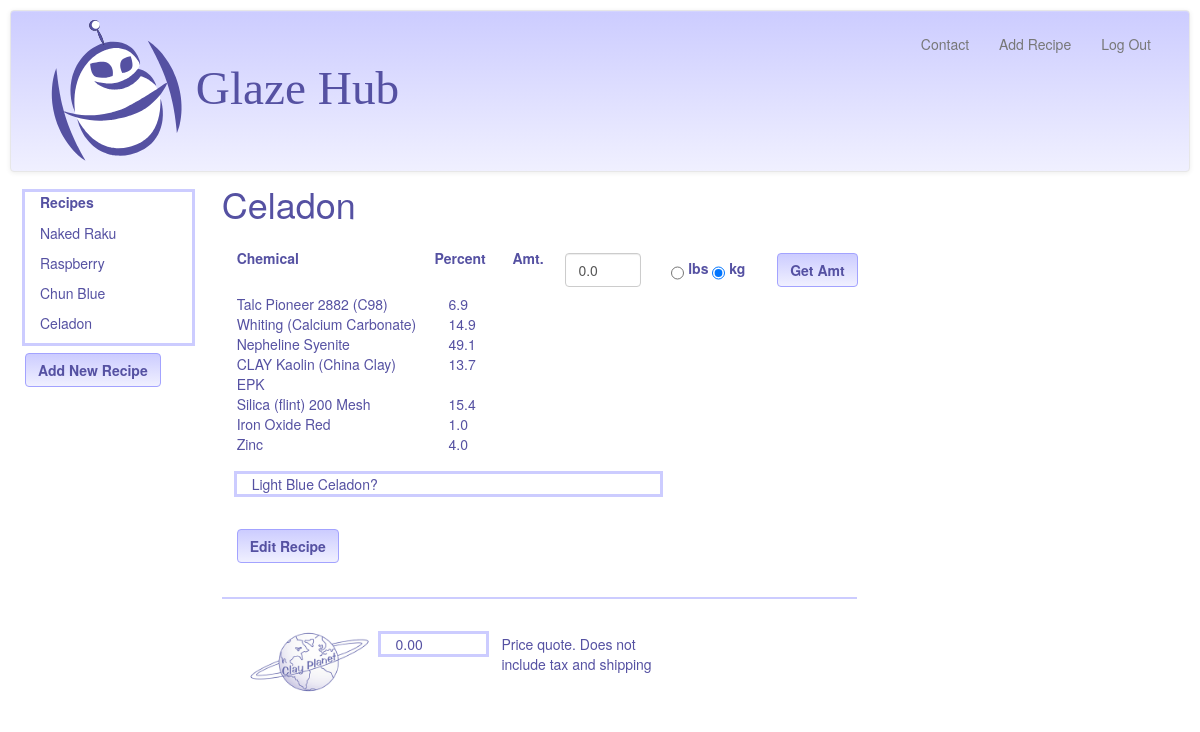
The app's page /recipecomps/4/Celadon (signed in) with its own data.
### model.py (models this page shows, shortened)
class Recipe(Base):
    __tablename__ = "recipes"
    id = Column(Integer, primary_key=True)
    recipe_name = Column(String(120))
    user_id = Column(Integer, ForeignKey('users.id'))
    user_notes = Column(String(3000), nullable=True)
    user = relationship("User", backref=backref("recipes", order_by=id))
    @classmethod
    def getRecipeNamesByUserID(cls, user_id):
        return session.query(Recipe).filter_by(user_id=user_id).all()
    @classmethod
    def getRecipeIDByName(cls, recipe_name, user_id):
        return session.query(Recipe).\
            filter_by(recipe_name=recipe_name).\
            filter_by(user_id=user_id).first()

class Component(Base):
    __tablename__ = "components"
    id = Column(Integer, primary_key=True)
    chem_id = Column(Integer, ForeignKey('chemicals.id'), nullable=False)
    recipe_id = Column(Integer, ForeignKey('recipes.id'), nullable=False)
    percentage = Column(Float, nullable=False)
    chem = relationship("Chem", backref=backref("components", order_by=id))
    recipe = relationship("Recipe", backref=backref("components", order_by=id))
    @classmethod
    def getComponentsByRecipeID(cls, recipe_id):
        return session.query(Component).filter_by(recipe_id=recipe_id).all()

class Chem(Base):
    __tablename__ = "chemicals"
    id = Column(Integer, primary_key=True)
    chem_name = Column(String(120))
    quarter = Column(Float)
    half = Column(Float)
    onelb = Column(Float)
    fivelb = Column(Float)
    tenlb = Column(Float)
    twentyfivelb = Column(Float)
    fiftylb = Column(Float)
    onehundlb = Column(Float)
    fivehundlb = Column(Float)

### glazehub.py (the view)
@app.route("/recipecomps/<int:userViewID>/<recipeName>")
def recipe(userViewID, recipeName):
    displayRecipes = showUserRecipeList(userViewID)
    userLoginID = session["user_id"]
    if checkUserLoginID(userLoginID, userViewID) is False:
        userViewID = userLoginID
        recipes = model.Recipe.getRecipeNamesByUserID(userLoginID)
        return render_template("user_recipes.html", displayRecipes=recipes,
                               user_id=userLoginID)
    else:
        recipe = model.Recipe.getRecipeIDByName(recipeName, userViewID)
        components = model.Component.getComponentsByRecipeID(recipe.id)
    messageToUser = None
    price_quote = 0.00
    batchComp = []
    wholeNumList = []
    frctnList = []
    batchsize = None
    unit_sys = "unitSys"
    lbschecked = ""
    kgchecked = 'checked = "checked"'
    return render_template("/recipecomps.html/", user_id=userViewID,
                           recipe_name=recipeName, components=components,
                           batchComp=batchComp,
                           displayRecipes=displayRecipes,
                           user_notes=recipe.user_notes,
                           messageToUser=messageToUser,
                           unitSys=unit_sys, batchsize=batchsize,
                           wholeNumList=wholeNumList, frctnList=frctnList,
                           lbschecked=lbschecked, kgchecked=kgchecked,
                           price_quote=price_quote)

### glazehub.py (called while the page is built)
def showUserRecipeList(userViewID):
    userLoginID = session["user_id"]
    if checkUserLoginID(userLoginID, userViewID):
        recipes = model.Recipe.getRecipeNamesByUserID(userLoginID)
        return recipes
    else:
        recipes = model.Recipe.getRecipeNamesByUserID(userViewID)
        return recipes

def checkUserLoginID(userLoginID, userViewID):
    if userLoginID != int(userViewID):
        flash("Invalid User ID. Here are your recipes")
        userViewID = userLoginID
        return False

### templates/recipecomps.html (shortened to what this page needs)
{% extends 'base.html' %}
{% block body %}
<div class = "col-sm-2">
	<div class = "col-sm-12" id = "recipe_list" style="outline: 3px solid #ccccff; margin-bottom:10px" >
    	<label class = "control-label" for="userRecipes">
			Recipes
		</label>
		{% for recipe in displayRecipes %}
		<ul style = "margin-top: 6px" class="recipe_names">
			<a class = "recipe_links" href = "/recipecomps/{{recipe.user_id}}/{{recipe.recipe_name }}">
				<li>{{ recipe.recipe_name }}</li></a>
		</ul>
		{% endfor %}
	</div>
	<div class = "row" id = "add_recipe_button">
		<div class = "col-sm-2">
			<a href = "/addRecipe/{{user_id}}">
			<button class ="btn btn-GH" id = "add_recipe">
					<strong>Add New Recipe</strong></button>
			</a>
		</div>
	</div>
</div>
	<div class = "col-sm-10" id = "recipe_section" style="margin-top:-2em">
		<h1>{{ recipe_name }}</h1>
		<div class = "col-sm-8" id = "recipe_list" >
			<div class = "row" style = "color:#5551a2">
				<div class = "col-sm-4" id = "chem_name" style = "margin-top:1em"><strong>Chemical
					</strong>
				</div>
				<div class = "col-sm-2" id = "percentage" style = "margin-top:1em; margin-left:-1em"><strong>Percent
					</strong>
				</div>
				<div class = "form-group" id = "amount_to_make" style = "margin-top:1em">
					<label class = "col-sm-1 control-label" style = "margin-left: -2em" for "amt">
						Amt.
					</label>
					<form action = "/recipecomps/{{user_id}}/{{recipe_name}}" method = "POST">
						<div class ="col-sm-2">
							{% if batchsize %}
								<input class = "form-control" type = "text" id = "batchsize"
										  name="batchsize" value = "{{batchsize}}"/>
							{% else %}
								<input class = "form-control" type = "text" id = "batchsize"
										  name="batchsize" value = "0.0"/>
							{% endif %}
						</div>
						<div class = "col-sm-2">
							<input class = "radio-GH"  type = "radio" name= "unitSys" value = "lbs"
								{{lbschecked}}/>
							<label for "pounds">lbs</label>
							<input class = "radio-GH" type = "radio" name= "unitSys" value = "kg"
								{{kgchecked}}/>
							<label for "metric">kg</label>
						</div>
						<div class = "col-sm-1">
							<button class ="btn btn-GH" style="margin-top:5px" type = "submit" id = "getAmount">
							<strong>Get Amt</strong></button>
						</div>
						<div class = "col-sm-8" id ="comp_percent_amt">
						{% for comp in components %}
							<div class = "row">
								<div class = "col-sm-6" >{{comp.chem.chem_name}}</div>
								<div class = "col-sm-2">{{comp.percentage}}</div>
							</div>
						{% endfor %}
						</div>
					</form>
				</div>
				<div class = "col-sm-4">
				</div>
			</div>
			<div class = "row">
				<div class = "col-sm-8"
					style="outline: 3px solid #ccccff; margin-top:20px; margin-left:15px;
						margin-bottom:20px">
					{{user_notes}}
				</div>
			</div>
			<div class = "row">
				<form action = "/editRecipe/{{user_id}}/{{recipe_name}}"
					<div class = "col-sm-2">
						<button class ="btn btn-GH" style="margin-top:15px" type = "submit" id = "editRecipe">
						<strong>Edit Recipe</strong></button>
					</div>
			<div class = "row">
				<hr noshade color ="#ccccff"></hr>
			</div>
		<form action = "/emailCP/{{user_id}}/{{recipe_name}}/{{batchsize}}">
			<div class = "row">
				<div class = "col-sm-3">
					<img id = "cplogo" src="/static/img/cplogo.png">
				</div>
				<div class = "col-sm-2" style="outline: 3px solid #ccccff; margin-top:15px">
					{%if batchsize%}
						{{"$%.2f" %price_quote}}
					{%else%}
						0.00
					{% endif %}
				</div>
				<div class = "col-sm-4" style="margin-top:15px">
					Price quote. Does not include tax and shipping
				</div>
			</div>
		</form>
	</div>
	</div>
{% endblock %}

### static/css/style.css (style rules this page uses)
a:link { color:#5551a2; }
#cplogo { width:125px; margin:10px; }
body { margin:10px; font-family: "Helvetica Neue", Helvetica, "Segoe UI", Arial, freesans, sans-serif; color:#5551a2; }
ul.recipe_names { list-style-type: none; padding:0 0px; }
input { height:3em; margin-top: 5px; }
.btn-GH { background-image: -webkit-linear-gradient(top, #ccccff 0%, #f0f0ff 100%); background-image: -o-linear-gradient(top, #ccccff 0%, #f0f0ff 100%); background-image: -webkit-gradient(linear, left top, left bottom, from(#ccccff), to(#f0f0ff)); background-image: linear-gradient(to bottom, #ccccff 0%, #f0f0ff 100%); filter: progid:DXImageTransform.Microsoft.gradient(startColorstr='#ffccccff', endColorstr='#fff0f0ff', GradientType=0); filter: progid:DXImageTransform.Microsoft.gradient(enabled = false); background-repeat: repeat-x; border-color: #a3a3ff; color:#5551a2; }
hr { border-color:#ccccff; border-width: 2px; }
.radio-GH, .checkbox-inline { display: inline-block; padding-left: 20px; margin-bottom: 0; font-weight: normal; vertical-align: middle; cursor: pointer; }

### records on screen
Recipe: recipe_name "Naked Raku"
Recipe: recipe_name "Raspberry"
Recipe: recipe_name "Chun Blue"
Recipe: recipe_name "Celadon", user_notes "Light Blue Celadon?"
Component: chem.chem_name "Talc Pioneer 2882 (C98)", percentage "6.9"
Component: chem.chem_name "Whiting (Calcium Carbonate)", percentage "14.9"
Component: chem.chem_name "Nepheline Syenite", percentage "49.1"
Component: chem.chem_name "CLAY Kaolin (China Clay) EPK", percentage "13.7"
Component: chem.chem_name "Silica (flint) 200 Mesh", percentage "15.4"
Component: chem.chem_name "Iron Oxide Red", percentage "1.0"
Component: chem.chem_name "Zinc", percentage "4.0"

### other values on screen
{{ "Log Out" }} "Log Out"
